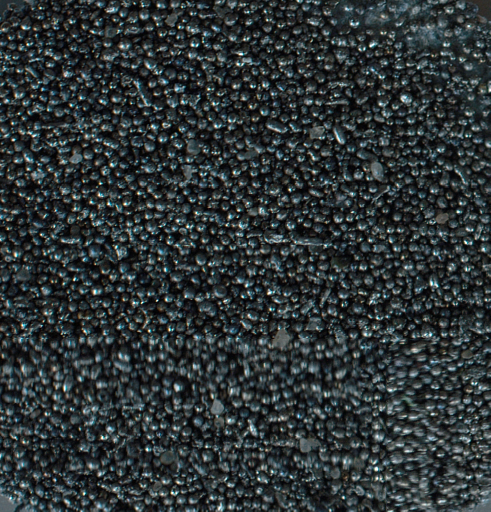
#> input picture imgs_classified/0_0.png, 981 x 1023 px (shown at 1/2 size); its folder holds only this picture in this run
$ jupyter execute --allow-errors siamese_ae.ipynb
#> lines starting #> are read from the running program, lines starting #| are printed output that depends on the picture
### params.py
def GetImageSize():
    return 256

def GetChannelsNum():
    return 3;

### siamese_ae.ipynb
[cell 1]
import keras
from keras.models import Model
from keras.layers import Input, Dense, Concatenate, Flatten, Reshape, Lambda
from keras.layers import GlobalAveragePooling2D, Dropout, UpSampling2D, Conv2D, MaxPooling2D, Activation
from keras import backend as K

import params

import os
import cv2
import numpy as np
import matplotlib.pyplot as plt

import tqdm
from tqdm import tqdm_notebook as tqdm

[cell 2]
descriptor_size = 512

[cell 3]
def euclidean_distance(vects):
    x, y = vects
    return K.sqrt(K.maximum(K.sum(K.square(x - y), axis=1, keepdims=True), K.epsilon()))  # 1e-07


def eucl_dist_output_shape(shapes):
    shape1, shape2 = shapes
    return (shape1[0], 1)  # (None, 1)

[cell 4]
def merge_imgs_channels(img1, img2):
    b1,g1,r1 = cv2.split(img1)
    b2,g2,r2 = cv2.split(img2)

    return cv2.merge([b1,g1,r1, b2,g2,r2])

[cell 5]
# [59 lines left out: functions crop, BaseModel, BuildModel_AE, not called in this run]

#> (the rest of this cell did not finish here and is left out)

#> (a cell that did not finish here is left out)

#> (a cell that did not finish here is left out)

[cell 8]
import cv2
import numpy as np
import os, shutil
import glob
import random

def GenerateImage(image, sample_width, sample_height, use_scaling):
    height, width, _ = image.shape

    scale = random.uniform(0.9, 2) if use_scaling else 1

    scaled_sample_width = int(round(sample_width))
    scaled_sample_height = int(round(sample_height))

    x_offset = random.randint(0, width - scaled_sample_width - 1)
    y_offset = random.randint(0, height - scaled_sample_height - 1)

    sample = image[y_offset:y_offset + scaled_sample_height, x_offset:x_offset + scaled_sample_width]
    sample = cv2.resize(sample, (sample_width, sample_height))

    angles = [0, 90, 180, 270]
    angle = random.choice(angles)
    if angle > 0:
        for i in range(int(angle / 90)):
            sample = np.rot90(sample)

    return sample

def get_class_from_filename(filename):
    return int(os.path.basename(filename)[0])

def keras_generator_test(basepath, batch_size, use_scaling=True, class_template=''):
    origin_img_files = glob.glob(os.path.join(basepath, class_template + '*.*'))

    origin_imgs = [ cv2.imread(img_name, cv2.IMREAD_COLOR) for img_name in origin_img_files ]

    index = 0

    while True:
        x_batch = []

        for i in range(batch_size):
            index1 = random.randint(0, len(origin_imgs) - 1)
            img1 = GenerateImage(origin_imgs[index1], params.GetImageSize(), params.GetImageSize(), use_scaling)

            merged = merge_imgs_channels(img1, img1)

            #x_batch += [ np.expand_dims(merged, axis=0) ]
            x_batch += [ merged ]


        yield np.array(x_batch)

def keras_generator(basepath, batch_size, use_scaling=True, class_template=''):
    origin_img_files = glob.glob(os.path.join(basepath, class_template + '*.*'))

    origin_imgs = [ cv2.imread(img_name, cv2.IMREAD_COLOR) for img_name in origin_img_files ]

    index = 0


    while True:
        x_batch = []
        y_batch = []

        for i in range(batch_size):
            index1 = random.randint(0, len(origin_imgs) - 1)
            img1 = GenerateImage(origin_imgs[index1], params.GetImageSize(), params.GetImageSize(), use_scaling)

            index2 = random.randint(0, len(origin_imgs) - 1)
            img2 = GenerateImage(origin_imgs[index2], params.GetImageSize(), params.GetImageSize(), use_scaling)

            class1 = get_class_from_filename(origin_img_files[index1])
            class2 = get_class_from_filename(origin_img_files[index2])
            requested_output = 1 if class1 == class2 else 0

            merged = merge_imgs_channels(img1, img2)

            #x_batch += [ np.expand_dims(merged, axis=0) ]
            x_batch += [ merged ]
            y_batch += [requested_output]


        yield np.array(x_batch), np.array(y_batch)
        #yield x_batch[0], y_batch[0]

[cell 9]
batch_size = 8

[cell 10]
for x,y in keras_generator('./imgs_classified', batch_size):
#> in GenerateImage, `height, width, _ = image.shape`: height = 1023; width = 981
#> in GenerateImage, `x_offset = random.randint(0, width - scaled_sample_width - 1)`: x_offset = 430
#> in GenerateImage, `y_offset = random.randint(0, height - scaled_sample_height - 1)`: y_offset = 41
#> in merge_imgs_channels, `b1,g1,r1 = cv2.split(img1)`:
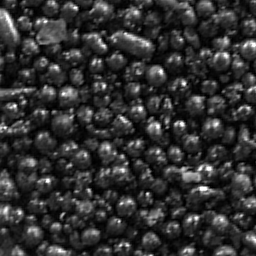
#> b1: shape (256, 256); min 0, max 255, mean 49.6
#> in merge_imgs_channels, `b2,g2,r2 = cv2.split(img2)`:
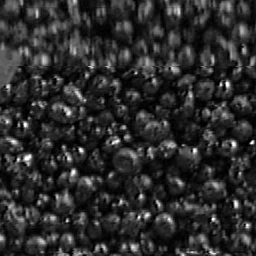
#> r2: shape (256, 256); min 0, max 255, mean 44.4
#> in merge_imgs_channels (call 2), `b1,g1,r1 = cv2.split(img1)`:
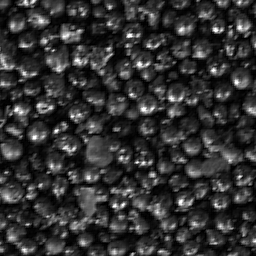
#> g1: shape (256, 256); min 0, max 255, mean 49.9
#> in merge_imgs_channels (call 2), `b2,g2,r2 = cv2.split(img2)`:
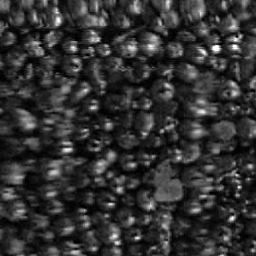
#> r2: shape (256, 256); min 0, max 255, mean 50.1
#> in merge_imgs_channels (call 3), `b2,g2,r2 = cv2.split(img2)`:
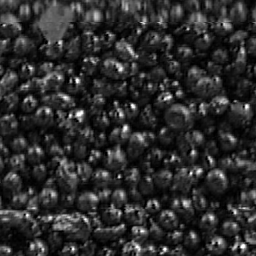
#> r2: shape (256, 256); min 0, max 255, mean 45.4
#> in merge_imgs_channels (call 4), `b1,g1,r1 = cv2.split(img1)`:
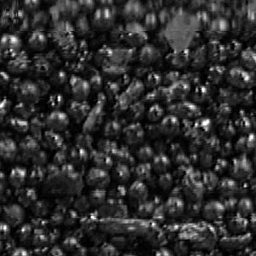
#> r1: shape (256, 256); min 0, max 255, mean 45.8
#> in merge_imgs_channels (call 4), `b2,g2,r2 = cv2.split(img2)`:
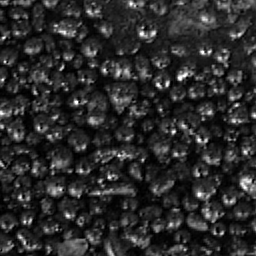
#> r2: shape (256, 256); min 0, max 255, mean 44
#> in GenerateImage (call 9), `x_offset = random.randint(0, width - scaled_sample_width - 1)`: x_offset = 684
#> in GenerateImage (call 9), `y_offset = random.randint(0, height - scaled_sample_height - 1)`: y_offset = 640
#> in GenerateImage (call 9), `sample = image[y_offset:y_offset + scaled_sample_height, x_offset:x_of..`:
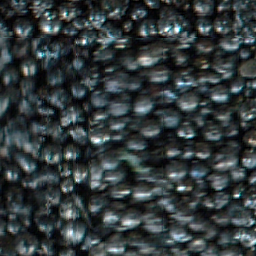
#> sample: shape (256, 256, 3); mean B, G, R 61.6, 60.1, 51.5
#> in GenerateImage (call 10), `x_offset = random.randint(0, width - scaled_sample_width - 1)`: x_offset = 341
#> in GenerateImage (call 10), `y_offset = random.randint(0, height - scaled_sample_height - 1)`: y_offset = 249
#> the loop in GenerateImage (call 10), `for i in range(int(angle / 90)):` made 2 passes
#> pass 1, in GenerateImage (call 10), `sample = np.rot90(sample)`:
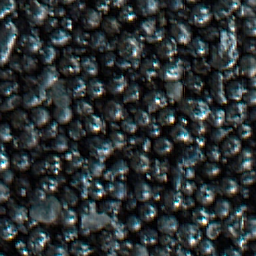
#> sample: shape (256, 256, 3); mean B, G, R 54.1, 52.8, 45.2
#> pass 2, in GenerateImage (call 10), `sample = np.rot90(sample)`:
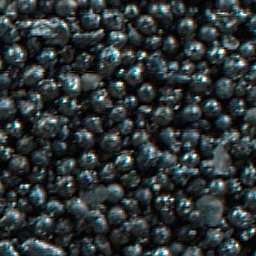
#> sample: shape (256, 256, 3); mean B, G, R 54.1, 52.8, 45.2
    break
print(np.array(x).shape, np.array(y).shape)

[cell 11]
type(x)

#> (a cell that did not finish here is left out)

#> (a cell that did not finish here is left out)

#> (a cell that did not finish here is left out)

#> (a cell that did not finish here is left out)

from keras.models import load_model
model1 = load_model('siamese_best.h5')

#> (a cell that did not finish here is left out)

#> (a cell that did not finish here is left out)

[cell 18]
testing_batch_size = 16

#> (the rest of this cell did not finish here and is left out)

[cell 19]
import matplotlib.pyplot as plt

data_count = x.shape[0]

fig, axes = plt.subplots(nrows=int(data_count/4), ncols=4, figsize=(20, 20))
for i in range(data_count):
    row = int(i / 4)
    col = int(i % 4)
    axes[row][col].imshow(x[i, :, :, 0:3])
    axes[row][col].set_title('image_' + str(i))
    #axes[i][1].plot(intermediate_output[i,:])


# axes[0][0].imshow(x[0, :, :, :])
# axes[1][0].imshow(x[1, :, :, :])
# axes[2][0].imshow(x[2, :, :, :])
# axes[3][0].imshow(x[3, :, :, :])

# #plt.plot(t, t, 'r--', t, t**2, 'bs', t, t**3, 'g^')
# axes[0][1].plot(intermediate_output[0,:], 'r')
# axes[1][1].plot(intermediate_output[1,:], 'b')
# axes[2][1].plot(intermediate_output[2,:], 'g')
# axes[3][1].plot(intermediate_output[3,:], 'k')

plt.show()

$ run again, on imgs_classified/3_0.jpg
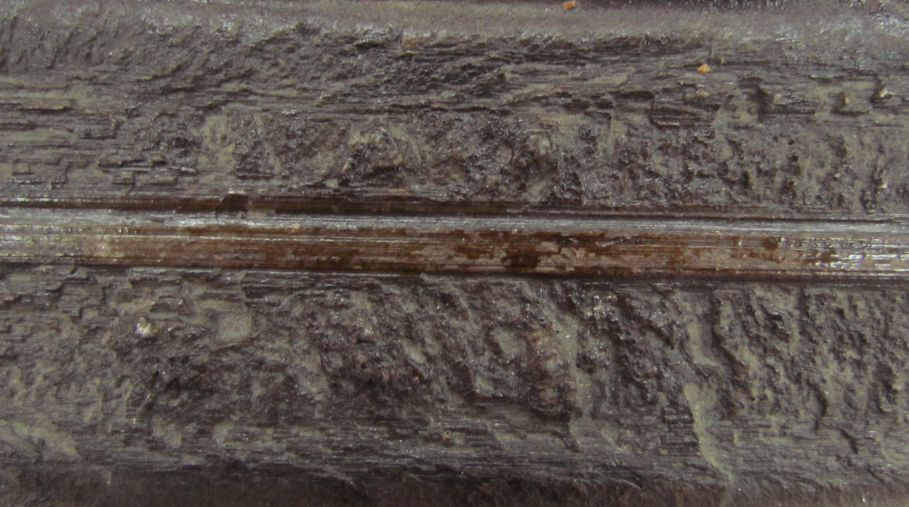
#> input picture imgs_classified/3_0.jpg, 2727 x 1521 px (shown at 1/3 size)
#> height = 1521; width = 2727
#> x_offset = 1722
#> y_offset = 82
#> in merge_imgs_channels (call 4), `b2,g2,r2 = cv2.split(img2)`:
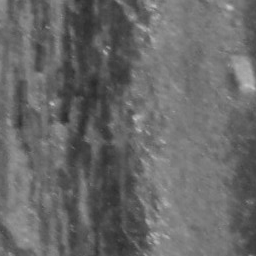
#> r2: shape (256, 256); min 41, max 192, mean 104.3
#> x_offset = 583
#> y_offset = 1112
#> in GenerateImage (call 10), `sample = image[y_offset:y_offset + scaled_sample_height, x_offset:x_of..`:
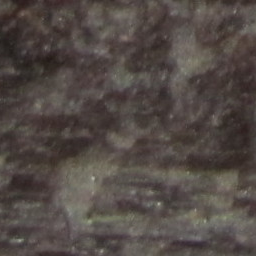
#> sample: shape (256, 256, 3); mean B, G, R 69.5, 73.9, 82.5

$ run again, on imgs_classified/3_1.jpg
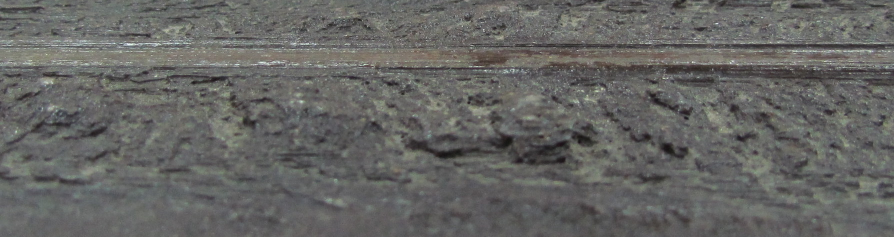
#> input picture imgs_classified/3_1.jpg, 1788 x 473 px (shown at 1/2 size)
#> height = 473; width = 1788
#> x_offset = 861
#> y_offset = 10
#> x_offset = 682
#> y_offset = 62
#> the loop in GenerateImage (call 10), `for i in range(int(angle / 90)):` made 2 passes
#> pass 2, in GenerateImage (call 10), `sample = np.rot90(sample)`:
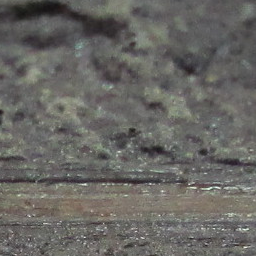
#> sample: shape (256, 256, 3); mean B, G, R 98.9, 102.6, 103.8
